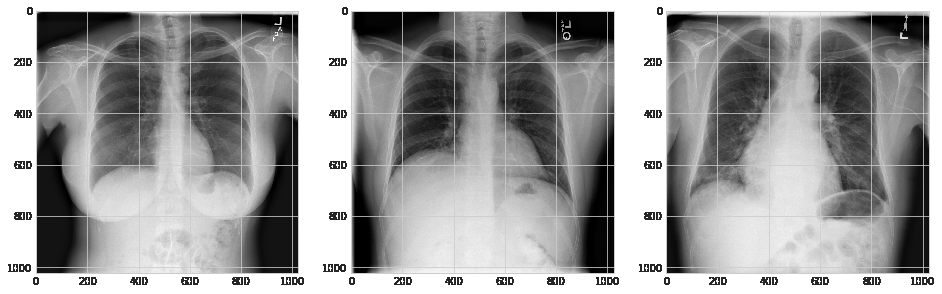
#> input picture images/3_scan.png, 942 x 294 px; its folder holds only this picture in this run
$ jupyter execute --allow-errors 'eda .ipynb'   (shell and % lines are left out)
#> lines starting #> are read from the running program, lines starting #| are printed output that depends on the picture
# SpringBoard Capstone 2: Chest X-Ray Classification

### Importing relevant packages

[cell 1]
# seaborn must be manually installed in the current environment

[cell 2]
# inspiration for some of the visuals came from the kaggle data set

import numpy as np # linear algebra
import pandas as pd # data processing, CSV file I/O (e.g. pd.read_csv)
import os
from glob import glob
import matplotlib.pyplot as plt
import cv2
import seaborn as sns
import matplotlib.gridspec as gridspec
import matplotlib.ticker as ticker
sns.set_style('whitegrid')

## Table of contents

## Importing data

[cell 3]
#import image data set description
df = pd.read_csv('../data/sample_labels.csv')
#> (reads data/sample_labels.csv from the repository)

# examine the data structure
print(df.columns)
df.head()

[cell 4]
# remove the 'Y' at the end of the age number
df['Patient Age'] = df['Patient Age'].map(lambda x: int(x[:-1]))

[cell 5]
# get an idea for the distribition of values
df.describe()

[cell 6]
# check for number of scans, number of patients, and missing data

print('number of patients: ', df['Patient ID'].nunique())
print('number of scans:', df['Image Index'].nunique())
# print('number of pt visits: ', df[''])
print(df.isnull().any())

[cell 7]
# clean up the columns
df.drop(['Follow-up #', 'OriginalImageWidth',
         'OriginalImageHeight', 'OriginalImagePixelSpacing_x', 'OriginalImagePixelSpacing_y'], axis=1, inplace=True)
df.head()

[cell 8]
# check the distribution of view types
print(df['View Position'].value_counts())

[cell 9]
x = ['PA', 'AP']
y = df['View Position'].value_counts()
#> (the rest of this cell did not finish here and is left out)

[cell 10]
# check the precise structure of the cetegory labels
print(df['Finding Labels'].unique())

[cell 11]
# check the distribution of category labels
# as we can see below the counts drop off very quickly
df['Finding Labels'].value_counts()

[cell 12]
# taking a looks at a couple of the images with simple v multi labels
images = ['../data/images/00000030_001.png', '../data/images/00000248_020.png']

plt.figure(figsize=(16,16))
plt.subplot(131)
plt.title('Atelectasis')
#> (the rest of this cell did not finish here and is left out)

#> (a cell that did not finish here is left out)

[cell 14]
# distribution of age by gender and individual label
# thank you to kaggle use for the more visual appealing version than my original
pathology_list = ['Cardiomegaly','Emphysema','Effusion','Hernia','Nodule','Pneumothorax','Atelectasis','Pleural_Thickening','Mass','Edema','Consolidation','Infiltration','Fibrosis','Pneumonia']
#> pathology_list = ['Cardiomegaly', 'Emphysema', 'Effusion', 'Hernia', 'Nodule', 'Pneumothorax', 'Atelectasis', 'Pleural_Thickening', 'Mass', 'Edema', 'Consolidation', 'Infiltration', 'Fibrosis', 'Pneumonia']

f, axarr = plt.subplots(7, 2, sharex=True,figsize=(20, 25))

i=0
j=0
x=np.arange(0,100,10)
for pathology in pathology_list :
    g=sns.countplot(x='Patient Age', hue="Patient Gender",data=df[df['Finding Labels']==pathology], palette='Blues', ax=axarr[i, j])
    axarr[i, j].set_title(pathology)
    g.set_xlim(0,90)
    g.set_xticks(x)
    g.set_xticklabels(x)
    j=(j+1)%2
    if j==0:
        i=(i+1)%7
#> this loop made 14 passes
#> (pathology, j, i) on passes 2, 4, 6, 8, 10, 12, 14: ('Emphysema', 0, 1), ('Hernia', 0, 2), ('Pneumothorax', 0, 3), ('Pleural_Thickening', 0, 4), ('Edema', 0, 5), ('Infiltration', 0, 6), ('Pneumonia', 0, 0)
#> (pathology, j) on passes 1, 3, 5, 7, 9, 11: ('Cardiomegaly', 1), ('Effusion', 1), ('Nodule', 1), ('Atelectasis', 1), ('Mass', 1), ('Consolidation', 1)
#> after the loop, i = 0; j = 0
f.subplots_adjust(hspace=0.3)
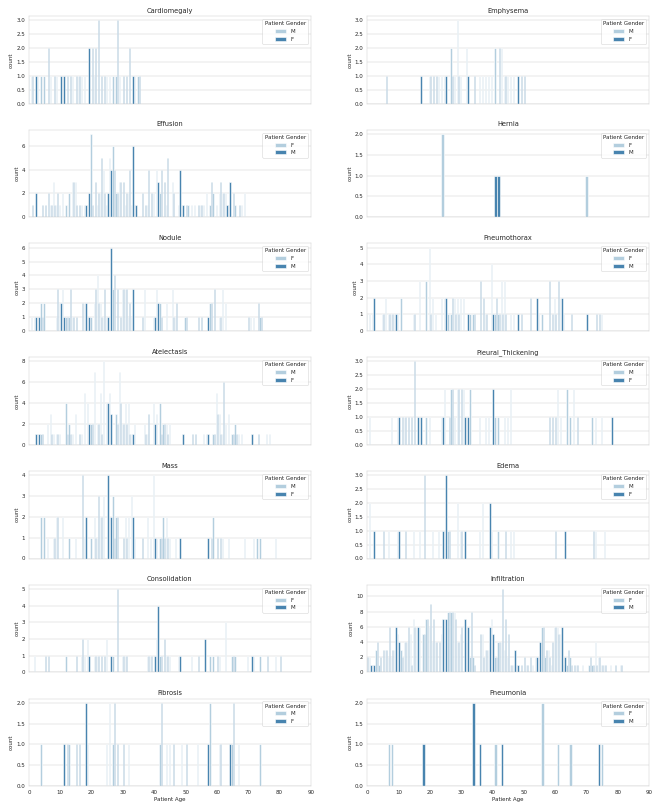
#> figure drawn by matplotlib, 14 panels; panel 14: tallest bar 2 high, from x = 55.6 to 56.4; panel 14: tallest bar 2 high, from x = 33.6 to 34.4

[cell 15]
import matplotlib.gridspec as gridspec

#drop unused columns
labels = df[['Finding Labels', 'Patient ID','Patient Age','Patient Gender']]

#create new columns for each decease
pathology_list = ['Cardiomegaly','Emphysema','Effusion','Hernia','Nodule','Pneumothorax','Atelectasis','Pleural_Thickening',
                  'Mass','Edema','Consolidation','Infiltration','Fibrosis','Pneumonia']

for pathology in pathology_list :
    labels[pathology] = labels['Finding Labels'].apply(lambda x: 1 if pathology in x else 0)

plt.figure(figsize=(15,10))
gs = gridspec.GridSpec(8,1)
ax1 = plt.subplot(gs[:7, :])
ax2 = plt.subplot(gs[7, :])

data1 = pd.melt(labels,
             id_vars=['Patient Gender'],
             value_vars = list(pathology_list),
             var_name = 'Category',
             value_name = 'Count')
#> data1 = table of 78484 rows and 3 columns

data1 = data1.loc[data1.Count>0]
#> data1 = table of 3934 rows and 3 columns

g=sns.countplot(y='Category',hue='Patient Gender',data=data1, ax=ax1, order = data1['Category'].value_counts().index)

ax1.set( ylabel="",xlabel="")
ax1.legend(fontsize=20)
ax1.set_title('X Ray partition (total number = 121120)',fontsize=18);

labels['Nothing']=labels['Finding Labels'].apply(lambda x: 1 if 'No Finding' in x else 0)

data2 = pd.melt(labels,
             id_vars=['Patient Gender'],
             value_vars = list(['Nothing']),
             var_name = 'Category',
             value_name = 'Count')
#> data2 = table of 5606 rows and 3 columns

data2 = data2.loc[data2.Count>0]
#> data2 = table of 3044 rows and 3 columns

g=sns.countplot(y='Category',hue='Patient Gender',data=data2,ax=ax2)

ax2.set( ylabel="",xlabel="Number of decease")
ax2.legend('')
plt.subplots_adjust(hspace=.5)
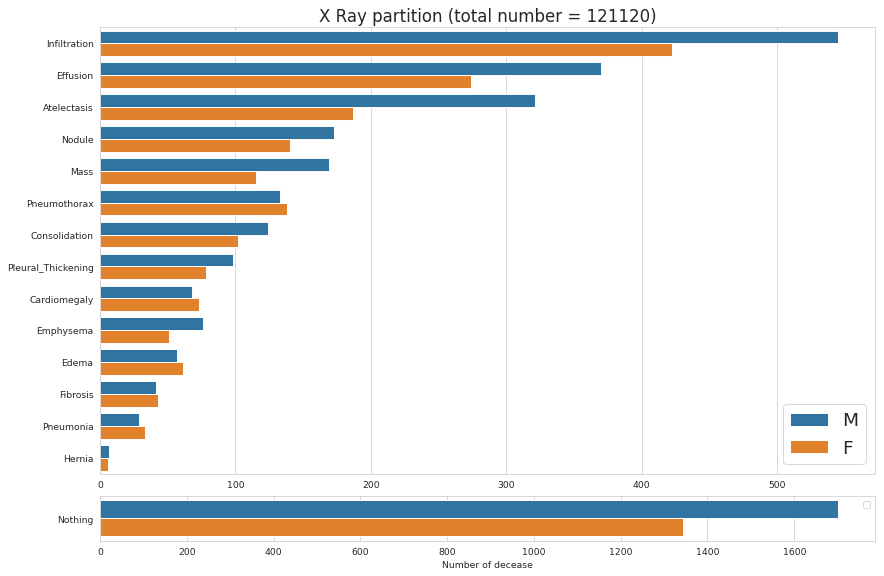
#> figure drawn by matplotlib, 2 panels

## Images

[cell 16]
# Plot Multiple Images
xrays = glob('/data/images/**')
i_ = 0
plt.rcParams['figure.figsize'] = (20.0, 20.0)
plt.subplots_adjust(wspace=0, hspace=0)
for l in xrays[:25]:
    im = cv2.imread(l)
#> im is the input picture: shape (294, 942, 3); min 0, max 255, mean 157.6
    im = cv2.resize(im, (75, 75))
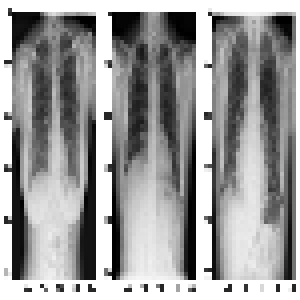
#> im: shape (75, 75, 3) (shown 4 times larger); min 0, max 255, mean 155
    plt.subplot(5, 5, i_+1) #.set_title(l)
    plt.imshow(cv2.cvtColor(im, cv2.COLOR_BGR2RGB)); plt.axis('off')
    i_ += 1

this needs to be in a serparate processing file

below I clean labels, separate out multilabels into individual entries 'long form' for the multi label classification. and
then create a new df with the new entries added. This is then used to copy the images into apropriate fies for category and sample sets respectivly.

[cell 17]
df = pd.read_csv('../data/sample_labels.csv')

[cell 18]
c = df[(df['Image Index'] == '00006008_001.png')]

[cell 19]
c

[cell 20]
df['Patient Age'] = df['Patient Age'].map(lambda x: int(x[:-1]))
df.drop(['Follow-up #', 'OriginalImageWidth',
         'OriginalImageHeight', 'OriginalImagePixelSpacing_x', 'OriginalImagePixelSpacing_y'], axis=1, inplace=True)

print(df.shape)
df.head()

[cell 21]
df.columns

[cell 22]
duplicates = []

[cell 23]
def add_to_duplicates(d):
    labels = d['Finding Labels'].split('|')[1:]
    for label in labels:
        e = d.copy()
        e['label'] = label
        duplicates.append(e)

for i, row in df.iterrows():
    labels = row['Finding Labels'].split('|')
    if len(labels) > 1:
        add_to_duplicates(row.to_dict())

[cell 24]
dup = pd.DataFrame(duplicates)

[cell 25]
dup.drop('Finding Labels', axis='columns', inplace=True)

[cell 26]
dup.head()

[cell 27]
dup.label.unique()

[cell 28]
mask = []
for index, row in df.iterrows():
    labels = row['Finding Labels']
    num_labels = labels.split('|')
    if len(num_labels) > 1:
        mask.append(index)
